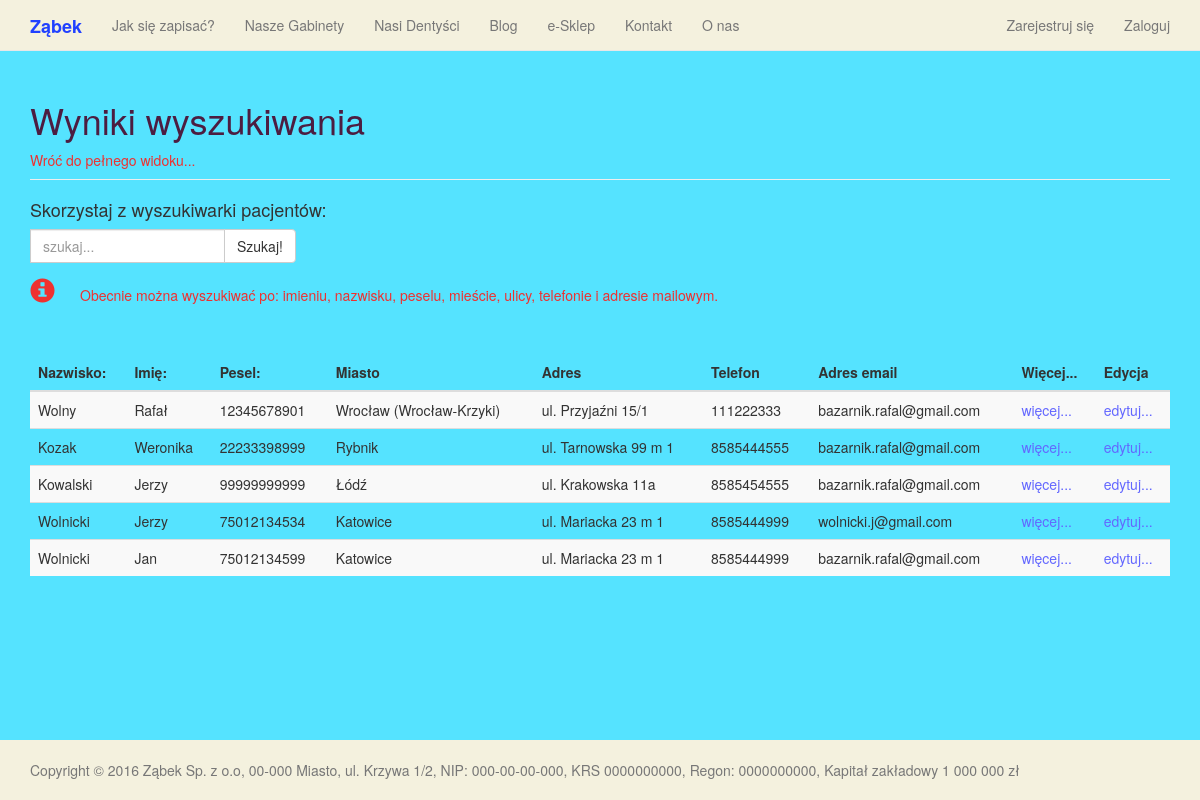
Page /search_patient on the committed database.
### main_page/models.py (models this page shows, shortened)
class Contact(Address):
    phone_regex = RegexValidator(regex=r'^\+?1?\d{9,15}$', message="Niepoprawny numer telefonu. Powinien mieć minimum 9 i maksymalnie 15 cyfr")
    phone_number = models.CharField(validators=[phone_regex], blank=True, max_length=15, help_text="Numer telefonu")
    phone_number_alt = models.CharField(validators=[phone_regex], blank=True, max_length=15, help_text="Alternatywny numer telefonu")
    email = models.EmailField(null=True, help_text="Adres email")
    skype = models.CharField(max_length=50, null=True, blank=True)
    class Meta:
        abstract = True

class Patient(Contact):
    SEX = [
        ("F", "kobieta"),
        ("M", "mężczyzna"),
    ]
    name = models.CharField(max_length=100, help_text="Imię")
    surname = models.CharField(max_length=100, help_text="Nazwisko")
    pesel = models.CharField(max_length=11, null=True, help_text="Numer PESEL", validators=[MaxLengthValidator(11), MinLengthValidator(11)])
    profile_image = models.ImageField(upload_to="patients", blank=True, null=True, help_text="Zdjęcie")
    sex = models.CharField(choices=SEX, null=True, max_length=20, help_text="Płeć")
    date_of_birth = models.DateField(null=True, blank=True, help_text="Data Urodzenia")
    slug = models.SlugField(max_length=100, unique=True, blank=True, null=True,
                            help_text="Nazwa linku w postaci - nazwisko-imie-pesel - male litery, bez polskich znaków")
    user = models.ForeignKey(User, null=True, blank=True)
    def get_absolute_url(self):
        return "/patient/{0}/".format(self.slug)
    def get_edit_url(self):
        return "/patient/update/{0}/".format(self.slug)
    class Meta:
        verbose_name = "Patient"
        verbose_name_plural = 'Patients'

### main_page/views.py (the view)
# urls.py: url(r'^search_patient', views.search_patient, name='search_patient'),
def search_patient(request):
    query = request.GET.get('q', '')
    page = request.GET.get('page', 1)
    results = models.Patient.objects.filter(Q(name__icontains=query) | Q(surname__icontains=query) |
        Q(pesel__icontains=query) | Q(city__icontains=query) | Q(street__icontains=query) | Q(phone_number__icontains=query) |
        Q(email__icontains=query))
    pages = Paginator(results, 5)
    try:
        returned_page = pages.page(page)
    except EmptyPage:
        returned_page = pages.page(pages.num_pages)
    return render_to_response('patient/search_result_patients.html',
                              {'page_obj': returned_page,
                               'object_list': returned_page.object_list,
                               'search': query})

### main_page/templates/patient/search_result_patients.html (shortened to what this page needs)
{% extends "patient/patients_list.html" %}
    {% load django_markdown %}
    {% load  static %}
    {% block header %}
        <h1>Wyniki wyszukiwania</h1>
        <a class="important" href="{% url 'main_page:patients' %}">Wróć do pełnego widoku...</a>
    {% endblock %}

### main_page/templates/patient/patients_list.html (shortened to what this page needs)
{% extends "base.html" %}
    {% load django_markdown %}
    {% load  static %}
    {% block content %}
        <h4>Skorzystaj z wyszukiwarki pacjentów:</h4>
        <div class="input-group" id="search-field">
        <form action="/search_patient" method="GET">
            <div style="float: left;" class="form-group">
                <input type="text" name="q" placeholder="szukaj..." class="form-control"></input>
            </div>
            <span class="input-group-btn">
            <button type="submit" class="btn btn-default">Szukaj!</button>
            </span>
        </form>
        </div>
        <span class="glyphicon glyphicon-info-sign small-info-icon">&nbsp;</span>
        <h5 class="info">Obecnie można wyszukiwać po: imieniu, nazwisku, peselu, mieście, ulicy, telefonie i adresie mailowym.</h5>
        <BR>&nbsp;<BR>
        {% if object_list %}
            <table class="table table-striped">
            <thead>
                <tr>
                    <th>Nazwisko:</th>
                    <th>Imię:</th>
                    <th>Pesel:</th>
                    <th>Miasto</th>
                    <th>Adres</th>
                    <th>Telefon</th>
                    <th>Adres email</th>
                    <th>Więcej...</th>
                    <th>Edycja</th>
                </tr>
            </thead>
            <tbody>
            {% for patient in object_list %}
            <tr>
                <td>
                    {{ patient.surname }}
                </td>
                <td>
                    {{ patient.name }}
                </td>
                <td>
                    {{ patient.pesel }}
                </td>
                <td>
                    {{ patient.city }}
                </td>
                <td>
                    ul. {{ patient.street}} {{ patient.number }}
                </td>
                <td>
                    {{ patient.phone_number }}
                </td>
                <td>
                    {{ patient.email }}
                </td>
                <td>
                    <a id="more_info" target="_blank" href="{{ patient.get_absolute_url }}">więcej...</a>
                </td>
                <td>
                    <a id="more_info" href="{{ patient.get_edit_url }}">edytuj...</a>
                </td>
            </tr>
            {% endfor %}
            </tbody>
            </table>
        {% else %}
            <p>Nie znaleziono pacjentów!</p>
        {% endif %}
    {% endblock %}

### main_page/static/css/main.css (style rules this page uses)
body { background-color: #55E3FF; }
#search-field { width: 300px; }
html { position: relative; min-height: 100%; }
body { margin-bottom: 60px; }
#more_info, a { color: #6367FF; }
.page-header > .important, .important { color: #EE3130; }
.info { color: #EE3130; }
.small-info-icon { float: left; vertical-align: middle; font-size: 25px; color: #EE3130; }

### rows in the picture
Patient: surname "Wolny", name "Rafał", pesel "12345678901", city "Wrocław (Wrocław-Krzyki)", street "Przyjaźni", number "15/1", phone_number "111222333", email "bazarnik.rafal@gmail.com"
Patient: surname "Kozak", name "Weronika", pesel "22233398999", city "Rybnik", street "Tarnowska", number "99 m 1", phone_number "8585444555", email "bazarnik.rafal@gmail.com"
Patient: surname "Kowalski", name "Jerzy", pesel "99999999999", city "Łódź", street "Krakowska", number "11a", phone_number "8585454555", email "bazarnik.rafal@gmail.com"
Patient: surname "Wolnicki", name "Jerzy", pesel "75012134534", city "Katowice", street "Mariacka", number "23 m 1", phone_number "8585444999", email "wolnicki.j@gmail.com"
Patient: surname "Wolnicki", name "Jan", pesel "75012134599", city "Katowice", street "Mariacka", number "23 m 1", phone_number "8585444999", email "bazarnik.rafal@gmail.com"
